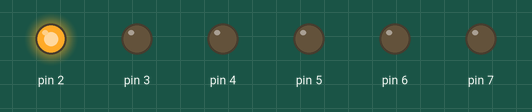
Recording of a sketch running on a simulated Arduino Uno, built with avr-gcc and run on an emulated ATmega328P. On the bench: output pins drawn as LEDs (lit = HIGH).

Above: at 0.2 s.
At 1.39 s:
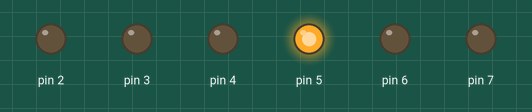
At 1.61 s:
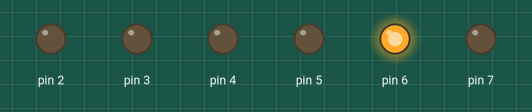
At 1.8 s:
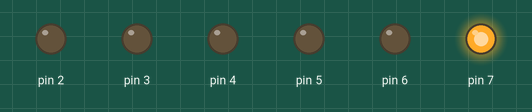
At 2.51 s:
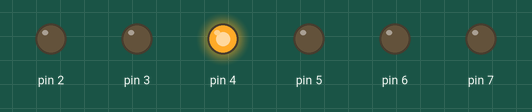
At 5.9 s:
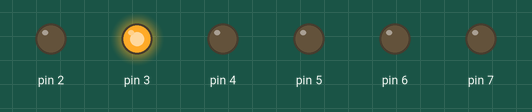
Timing chart, 0 to 6.8 s (numbered marks = the images above):
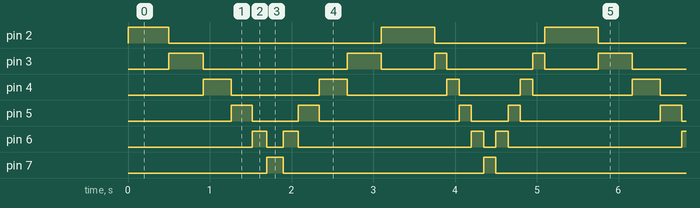

Measured:
- by itself, pin 2: repeats every 5.3 s: LOW 2.6 s, HIGH 0.65 s, LOW 1.4 s, HIGH 0.65 s
- by itself, pin 3: repeats every 5.3 s: LOW 1.8 s, HIGH 0.42 s, LOW 0.65 s, HIGH 0.15 s, LOW 1.1 s, HIGH 0.15 s, LOW 0.65 s, HIGH 0.42 s
- by itself, pin 4: repeats every 5.3 s: LOW 1.1 s, HIGH 0.34 s, LOW 1.2 s, HIGH 0.15 s, LOW 0.75 s, HIGH 0.15 s, LOW 1.2 s, HIGH 0.34 s
- by itself, pin 5: repeats every 5.3 s: LOW 0.56 s, HIGH 0.26 s, LOW 1.7 s, HIGH 0.15 s, LOW 0.45 s, HIGH 0.15 s, LOW 1.7 s, HIGH 0.26 s
- by itself, pin 6: repeats every 5.3 s: LOW 0.20 s, HIGH 0.18 s, LOW 2.1 s, HIGH 0.15 s, LOW 0.15 s, HIGH 0.15 s, LOW 2.1 s, HIGH 0.18 s
- by itself, pin 7: alternates HIGH for 0.20 s and LOW for 2.5 s

The sketch:

led_chaser.ino
```cpp
void setup() {
  // put your setup code here, to run once:
  for(int i = 2; i <= 7; i++){
    pinMode(i, OUTPUT);
  }
}

void loop() {
  // put your main code here, to run repeatedly:
  // forward phase (slow to fast)
  int speed = 500;
  for(int i = 2; i<=7; i++){
    digitalWrite(i, HIGH);
    delay(speed);
    digitalWrite(i, LOW);
    speed -= 80;
  }
  // Reverse phase (fast to slow)
  int speed1 = 100;
  for(int i = 7; i>=2; i--){
    digitalWrite(i, HIGH);
    delay(speed1);
    digitalWrite(i, LOW);
    speed1 += 80;
  }
  // pingpong phase (uniform speed)
  int pingspeed = 150;
  for(int i = 2; i<=7; i++){
    digitalWrite(i, HIGH);
    delay(pingspeed);
    digitalWrite(i, LOW);
  }
  for(int i = 6; i>=2; i--){
    digitalWrite(i, HIGH);
    delay(pingspeed);
    digitalWrite(i, LOW);
  }
}
```
